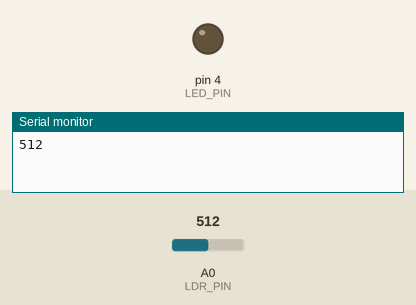
Bench run of a sketch on a simulated Arduino Uno, built with avr-gcc and run on an emulated ATmega328P. On the bench: output pins drawn as LEDs (lit = HIGH), the last lines printed to the serial monitor. Inputs (shaded band) come from the test bench; at power-on: A0 (LDR_PIN) = 512.

Above: at 0.1 s.
At 0.6 s:
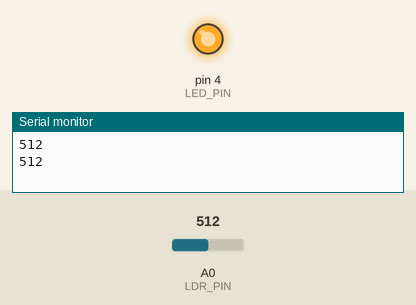
Timing chart, 0 to 2.1 s (numbered marks = the images above):
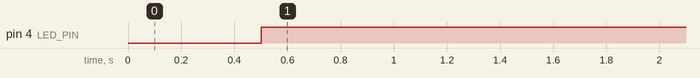

Measured:
- by itself, pin 4 (LED_PIN): LOW → HIGH at 0.50 s

The sketch:

LDRSensor.ino
```cpp
#define LDR_PIN A0
#define LED_PIN 4

int ldr_value;
int threshold = 100;

void setup() {
  // put your setup code here, to run once:
  Serial.begin(9600);
  pinMode(LDR_PIN, INPUT);
  pinMode(LED_PIN, OUTPUT);
}

void loop() {
  // put your main code here, to run repeatedly:
  ldr_value = analogRead(LDR_PIN);
  Serial.println(ldr_value);
  delay(500);

  if (ldr_value > threshold) {
    digitalWrite(LED_PIN, HIGH);
  } else {
    digitalWrite(LED_PIN, LOW);
  }

}
```
